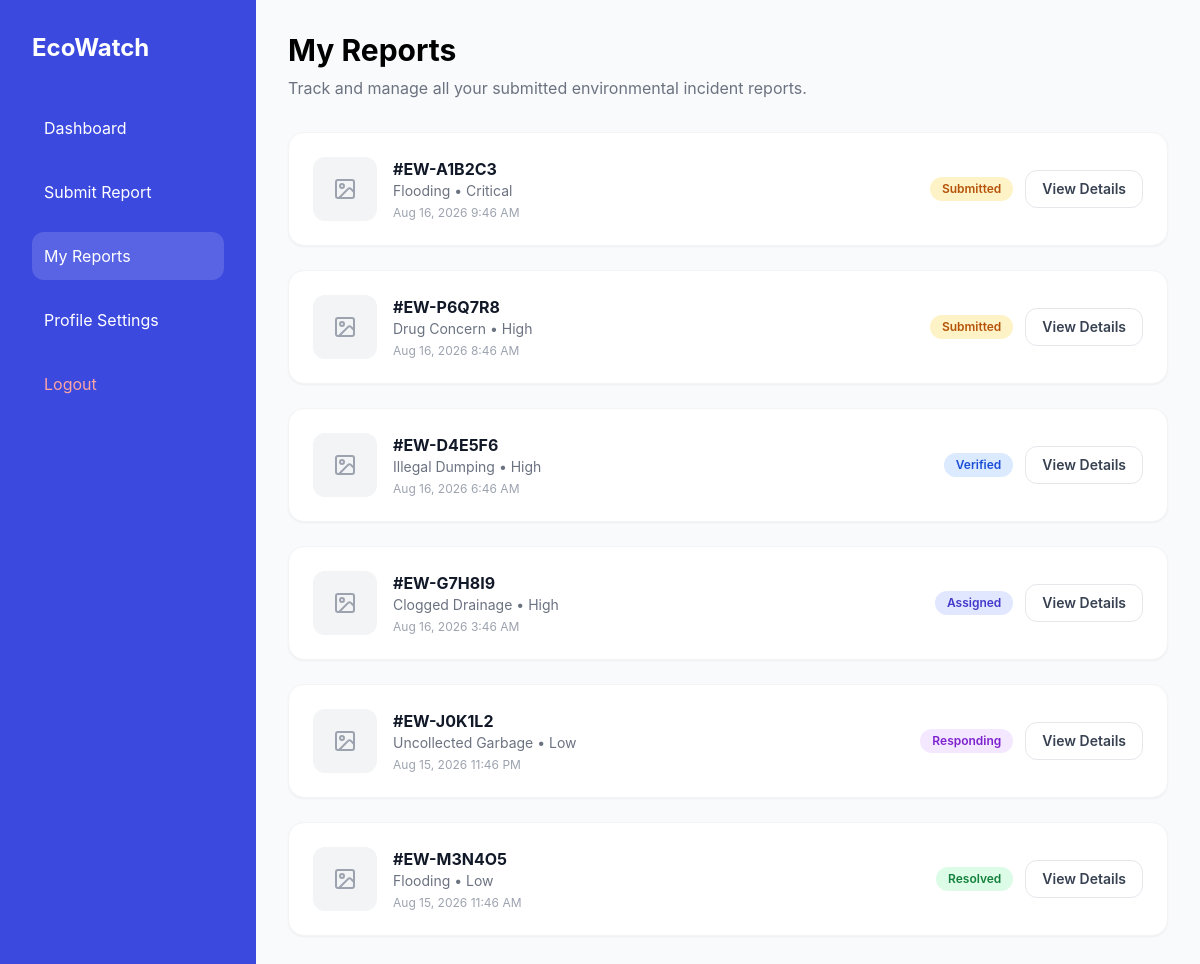
Page /my_reports.php (signed in) on the committed database.
### tables this page shows
CREATE TABLE environmental_reports (
    id INT AUTO_INCREMENT PRIMARY KEY,
    user_id INT NOT NULL,
    tracking_token VARCHAR(9) NOT NULL UNIQUE,
    category VARCHAR(50) NOT NULL,
    severity VARCHAR(20) DEFAULT 'low',
    barangay VARCHAR(100) NOT NULL,
    address TEXT NOT NULL,
    description TEXT,
    status VARCHAR(20) DEFAULT 'submitted',
    photo_path VARCHAR(255),
    created_at TIMESTAMP DEFAULT CURRENT_TIMESTAMP,
    updated_at TIMESTAMP DEFAULT CURRENT_TIMESTAMP,
    FOREIGN KEY (user_id) REFERENCES users(id)
);

### my_reports.php (the view, shortened to what this page needs)
<?php
require_once __DIR__ . '/db_connection.php';
$userId = $_SESSION['user_id'];
try {
    $reportsStmt = $pdo->prepare('SELECT id, tracking_token, category, severity, status, created_at, photo_path, address, description, barangay FROM environmental_reports WHERE user_id = :user_id ORDER BY created_at DESC');
    $reportsStmt->execute([':user_id' => $userId]);
    $reports = $reportsStmt->fetchAll(PDO::FETCH_ASSOC);
} catch (Exception $e) {
    error_log('My Reports query error: ' . $e->getMessage());
    $reports = [];
}
?>
<!DOCTYPE html>
<html lang="en">
<head>
    <script src="https://cdn.tailwindcss.com"></script>
</head>
<body class="bg-gray-50 flex min-h-screen">
    <aside class="w-64 bg-[#3B49DF] p-8 text-white">
        <div class="text-2xl font-bold mb-10 flex items-center gap-2">EcoWatch</div>
        <nav class="space-y-4">
            <a href="<?php echo BASE_URL; ?>/dashboard.php" class="nav-link block p-3 hover:bg-white/10 rounded-xl transition">Dashboard</a>
            <a href="<?php echo BASE_URL; ?>/submit_report.php" class="nav-link block p-3 hover:bg-white/10 rounded-xl transition">Submit Report</a>
            <a href="<?php echo BASE_URL; ?>/my_reports.php" class="nav-link active block p-3 hover:bg-white/10 rounded-xl transition">My Reports</a>
            <a href="<?php echo BASE_URL; ?>/profile.php" class="nav-link block p-3 hover:bg-white/10 rounded-xl transition">Profile Settings</a>
            <form action="<?php echo BASE_URL; ?>/api/logout.php" method="POST" class="mt-auto">
                <button type="submit" class="nav-link block w-full text-left p-3 rounded-xl transition hover:bg-white/10 text-red-300 hover:text-red-100">Logout</button>
            </form>
        </nav>
    </aside>
    <main class="flex-1 p-8">
        <h1 class="text-3xl font-bold mb-2">My Reports</h1>
        <p class="text-gray-500 mb-8">Track and manage all your submitted environmental incident reports.</p>
        <?php if (empty($reports)): ?>
            <div class="bg-white p-12 rounded-2xl text-center border border-gray-100">
                <p class="text-gray-400 mb-4">You haven't submitted any reports yet.</p>
                <a href="<?php echo BASE_URL; ?>/submit_report.php" class="bg-[#3B49DF] text-white px-6 py-2 rounded-xl font-semibold hover:bg-[#2D39B5] transition shadow-lg">Submit Your First Report</a>
            </div>
        <?php else: ?>
            <div class="space-y-6">
                <?php foreach ($reports as $report): ?>
                    <?php
                        $statusLabel = ucwords(str_replace('_', ' ', $report['status']));
                        $badgeClass = 'bg-gray-100 text-gray-700';
                        if ($report['status'] === 'submitted') $badgeClass = 'bg-amber-100 text-amber-700';
                        if ($report['status'] === 'verified') $badgeClass = 'bg-blue-100 text-blue-700';
                        if ($report['status'] === 'assigned') $badgeClass = 'bg-indigo-100 text-indigo-700';
                        if ($report['status'] === 'responding') $badgeClass = 'bg-purple-100 text-purple-700';
                        if ($report['status'] === 'resolved') $badgeClass = 'bg-green-100 text-green-700';
                    ?>
                    <div class="bg-white p-6 rounded-2xl border border-gray-100 shadow-sm hover:shadow-md transition-all">
                        <div class="flex flex-col md:flex-row md:items-center justify-between gap-4">
                            <div class="flex items-start gap-4">
                                <?php if ($report['photo_path']): ?>
                                    <img src="<?php echo htmlspecialchars($report['photo_path']); ?>" class="w-16 h-16 object-cover rounded-xl border border-gray-200" alt="Report photo">
                                <?php else: ?>
                                    <div class="w-16 h-16 bg-gray-100 rounded-xl flex items-center justify-center text-gray-400">
                                    </div>
                                <?php endif; ?>
                                <div>
                                    <h3 class="font-bold text-gray-900">#<?php echo htmlspecialchars($report['tracking_token']); ?></h3>
                                    <p class="text-sm text-gray-500 capitalize"><?php echo htmlspecialchars(str_replace('_', ' ', $report['category'])); ?> • <?php echo htmlspecialchars($report['severity']); ?></p>
                                    <p class="text-xs text-gray-400 mt-1"><?php echo date("M j, Y g:i A", strtotime($report['created_at'])); ?></p>
                                </div>
                            </div>
                            <div class="flex items-center gap-3">
                                <span class="px-3 py-1 rounded-full text-xs font-semibold <?php echo $badgeClass; ?>"><?php echo $statusLabel; ?></span>
                                <button onclick="openReportDetail(<?php echo (int)$report['id']; ?>)" class="bg-white border border-gray-200 text-gray-700 px-4 py-2 rounded-xl font-semibold hover:bg-gray-50 transition text-sm">View Details</button>
                            </div>
                        </div>
                    </div>
                <?php endforeach; ?>
            </div>
        <?php endif; ?>
    </main>
</body>
</html>

### my_reports.php (style rules this page uses)
body { font-family: 'Inter', sans-serif; }
.nav-link.active { background: rgba(255, 255, 255, 0.15); color: #FFFFFF; }

### rows in the picture
environmental_reports: tracking_token "EW-A1B2C3", category "Flooding", severity "Critical", created_at "Aug 16, 2026 9:46 AM", status "Submitted"
environmental_reports: tracking_token "EW-P6Q7R8", category "Drug Concern", severity "High", created_at "Aug 16, 2026 8:46 AM", status "Submitted"
environmental_reports: tracking_token "EW-D4E5F6", category "Illegal Dumping", severity "High", created_at "Aug 16, 2026 6:46 AM", status "Verified"
environmental_reports: tracking_token "EW-G7H8I9", category "Clogged Drainage", severity "High", created_at "Aug 16, 2026 3:46 AM", status "Assigned"
environmental_reports: tracking_token "EW-J0K1L2", category "Uncollected Garbage", severity "Low", created_at "Aug 15, 2026 11:46 PM", status "Responding"
environmental_reports: tracking_token "EW-M3N4O5", category "Flooding", severity "Low", created_at "Aug 15, 2026 11:46 AM", status "Resolved"
